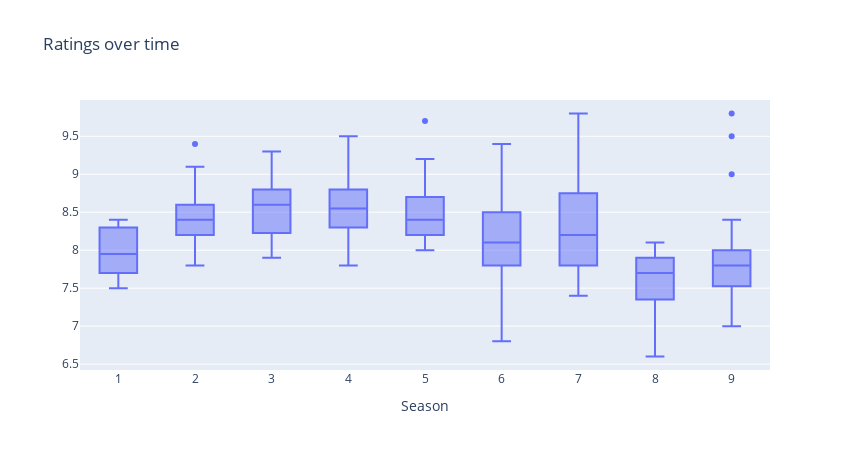

Notebook code cell kept with this figure:
### Markdown cell above
### Ratings, votes, viewership and duration over time (seasons)

### Code cell
plot_box_over_time(data, 'Season', 'Ratings', ['EpisodeTitle', 'Date'])

### Figure 1 — Plotly figure (JSON) as saved in the notebook; plotly's stock layout.template omitted (floating-point values rounded to 4 significant figures; data arrays with more than 128 entries replaced by an {"elided": "..."} marker saying what was removed)
{"data": [{"alignmentgroup": "True", "customdata": {"elided": "188x2 str values"}, "hovertemplate": "Season=%{x}<br>Ratings=%{y}<br>EpisodeTitle=%{customdata[0]}<br>Date=%{customdata[1]}<extra></extra>", "legendgroup": "", "marker": {"color": "#636efa"}, "name": "", "notched": false, "offsetgroup": "", "orientation": "v", "showlegend": false, "type": "box", "x": {"elided": "188 int values"}, "x0": " ", "xaxis": "x", "y": {"elided": "188 float values"}, "y0": " ", "yaxis": "y"}], "layout": {"boxmode": "group", "height": 450, "legend": {"tracegroupgap": 0}, "showlegend": false, "title": {"text": "Ratings over time"}, "width": 850, "xaxis": {"anchor": "y", "domain": [0, 1], "title": {"text": "Season"}}, "yaxis": {"anchor": "x", "domain": [0, 1], "showticklabels": true, "title": {}, "visible": true}}}
